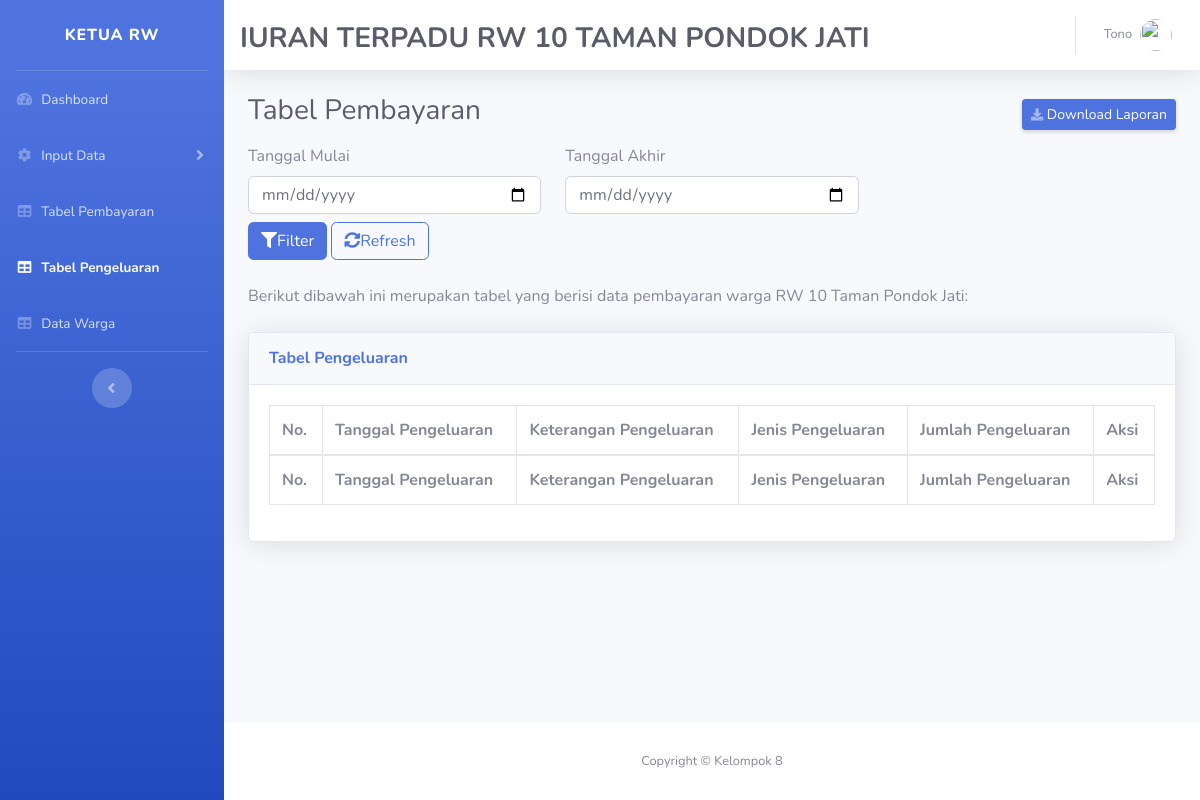
Page /tablespengeluaranadmin1.php on the earlier database version.
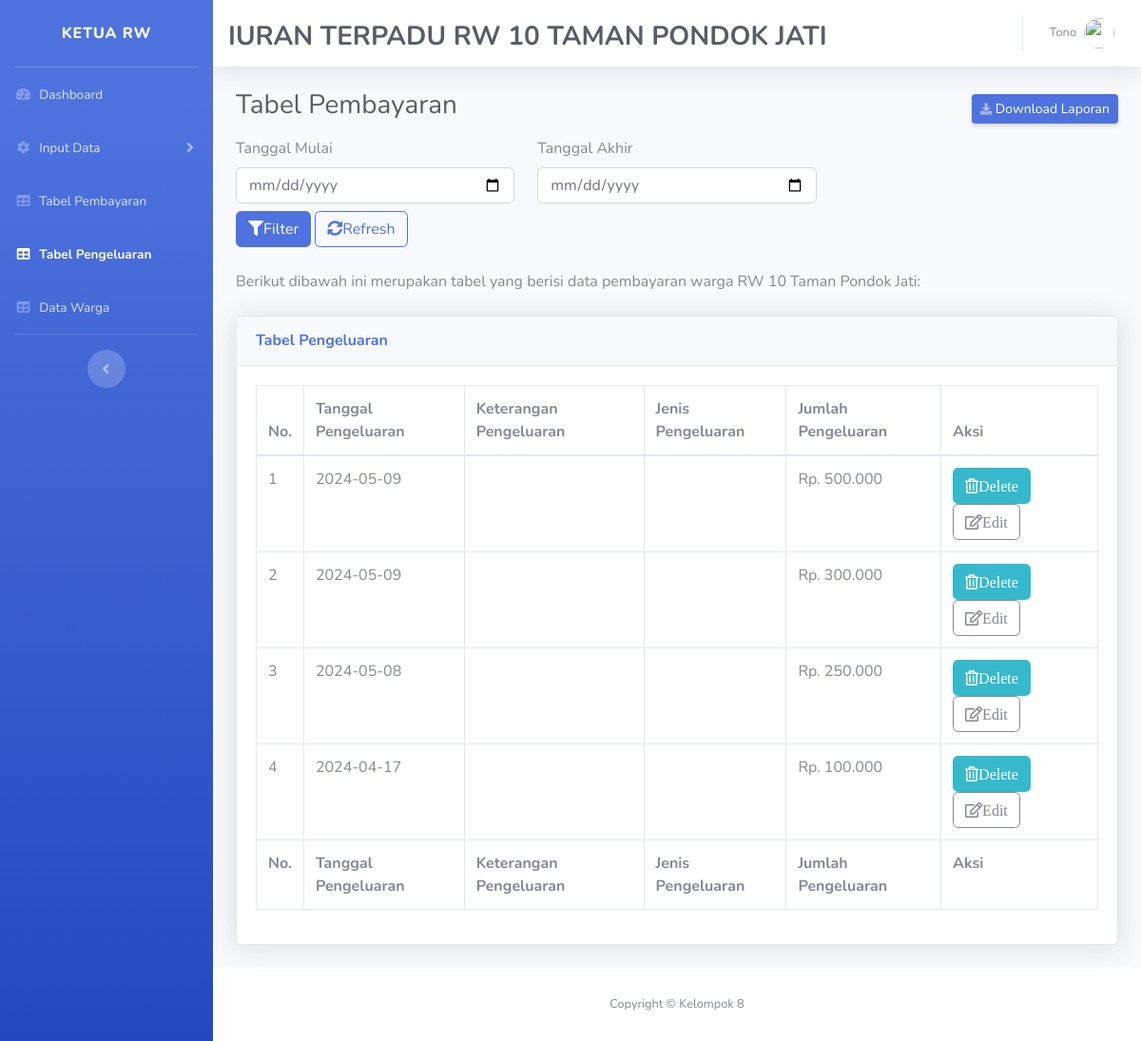
Same page on the later database version.
### tables this page shows
CREATE TABLE `tb_pengeluaran` (
  `id_pengeluaran` int(11) NOT NULL,
  `jumlah_pengeluaran` varchar(20) NOT NULL,
  `saldo` varchar(20) NOT NULL,
  `tanggal_pengeluaran` varchar(20) NOT NULL
);

### tablespengeluaranadmin1.php (the view, shortened to what the changed rows need)
<?php
   include_once ("database.php");
   $rp = "Rp. ";
   $query = "SELECT * FROM tb_pengeluaran";
   $query .= " ORDER BY id_pengeluaran DESC";
   $hasil = mysqli_query($db, $query);
?>
<!DOCTYPE html>
<html lang="en">
<head>
  <link href="vendor/fontawesome-free/css/all.min.css" rel="stylesheet" type="text/css">
  <link href="css/sb-admin-2.min.css" rel="stylesheet">
  <link href="vendor/datatables/dataTables.bootstrap4.min.css" rel="stylesheet">
</head>
<body id="page-top">
  <div id="wrapper">
    <div id="content-wrapper" class="d-flex flex-column">
      <div id="content">
        <div class="container-fluid">
        <div class="d-flex justify-content-between align-items-center mb-2">
            <h1 class="h3 text-gray-800">Tabel Pembayaran</h1>
        </div>
          <div class="card shadow mb-4">
            <div class="card-body">
              <div class="table-responsive">
                <table class="table table-bordered" id="dataTable" width="100%" cellspacing="0">
                  <thead>
                    <tr>
                      <th>No.</th>
                      <th>Tanggal Pengeluaran</th>
                      <th>Keterangan Pengeluaran</th>
                      <th>Jenis Pengeluaran</th>
                      <th>Jumlah Pengeluaran</th>
                      <th>Aksi</th>
                    </tr>
                  </thead>
                  <tfoot>
                    <tr>
                      <th>No.</th>
                      <th>Tanggal Pengeluaran</th>
                      <th>Keterangan Pengeluaran</th>
                      <th>Jenis Pengeluaran</th>
                      <th>Jumlah Pengeluaran</th>
                      <th>Aksi</th>
                    </tr>
                  </tfoot>
                  <tbody>
                  <?php $nomor=1;
                  while ($data=mysqli_fetch_array ($hasil)):
                    ?>
                    <tr>
                    <td><?= $nomor++ ?></td>
                    <td> <?php echo $data['tanggal_pengeluaran']; ?> </td>
                    <td> <?php echo $data['keterangan_pengeluaran']; ?> </td>
                    <td> <?php echo $data['jenis_pengeluaran']; ?> </td>
                    <td> <?php echo $rp .$data['jumlah_pengeluaran']; ?> </td>
                    <td>
                    <a href="deletepengeluaran.php?id=<?php echo $data['id_pengeluaran']?>" class="btn btn-info delete fas fa-trash-alt" name="delete">Delete</a>
                    <button class="btn btn-outline-secondary fas fa-edit"
                            data-id="<?php echo $data['id_pengeluaran']; ?>"
                            data-tanggal="<?php echo $data['tanggal_pengeluaran']; ?>"
                            data-keterangan="<?php echo $data['keterangan_pengeluaran']; ?>"
                            data-jenis="<?php echo $data['jenis_pengeluaran']; ?>"
                            data-jumlah="<?php echo $data['jumlah_pengeluaran']; ?>"
                            data-toggle="modal"
                            data-target="#editModal">Edit</button>
                    </td>
                    </tr>
                    <?php endwhile;  ?>
                  </tbody>
                </table>
              </div>
            </div>
          </div>
        </div>
      </div>
    </div>
  </div>
</body>
</html>

Differences in the rows shown:
added tb_pengeluaran: tanggal_pengeluaran "2024-05-09", jumlah_pengeluaran "500.000"
added tb_pengeluaran: tanggal_pengeluaran "2024-05-09", jumlah_pengeluaran "300.000"
added tb_pengeluaran: tanggal_pengeluaran "2024-05-08", jumlah_pengeluaran "250.000"
added tb_pengeluaran: tanggal_pengeluaran "2024-04-17", jumlah_pengeluaran "100.000"
